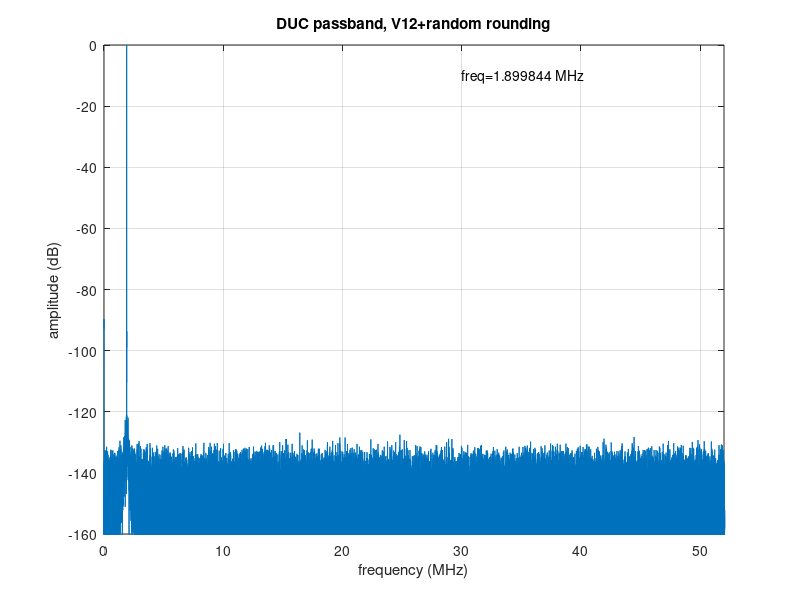
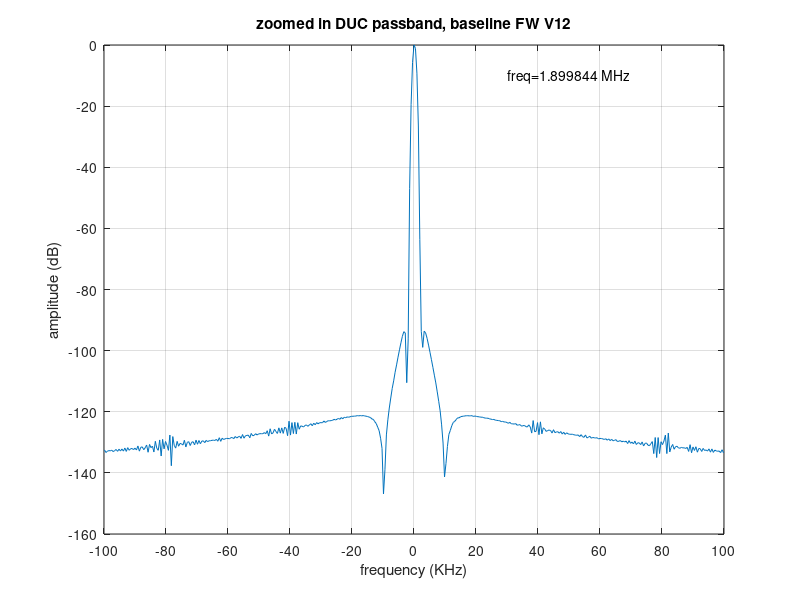

These figures' MATLAB source, in order:
pkg load signal
clear all;
close all;
clc;


% load file; find length & sample rate
load('ducdata.txt');


%get X range, zero centred FFT
%freqvalues is the freq in MHz of each FFT bin
N=length(ducdata);
fs=122880000;
freqvalues = (-N/2:N/2-1)*(fs/N)*1e-6;

%window and FFT the data
window = blackmanharris(N);
%window = hanning(N);
windoweddata = window.*ducdata;
result = fft(windoweddata);
result = fftshift(result);

%convert to dB, 0dB=top
absolute = abs(result);

% get a 1 sided vector, stareting at DC
absolute1sided=absolute(N/2:N-1);
freqvalues1sided=freqvalues(N/2:N-1);
[largest, index]=max(absolute1sided);
ampl_dB = 20*log10(absolute1sided/largest);
freqoflargest=freqvalues1sided(index);

%plot result
figure(1);
plot(freqvalues1sided, ampl_dB);
yticks(-200:10:0);

xlabel("frequency");
ylabel("amplitude");
xticks (0:10:50);
yticks (-160:20:0);
xlim([0 52]);
ylim([-160 0]);
xlabel("frequency (MHz)");
ylabel("amplitude (dB)");
title('DUC passband, V12+random rounding');
text(30, -10,sprintf("freq=%f MHz", freqoflargest));
grid on;

% now work out a zoomed in view +/-XKHz either side of largest
% extent = amount either side, in Hz
fftbinwidth = fs/N;
extent = 100000;
extent_bins=extent/fftbinwidth;
freq_zoomed = (freqvalues1sided(index-extent_bins:index+extent_bins) - freqoflargest)*1000;
ampl_dB_zoomed = ampl_dB(index-extent_bins:index+extent_bins);

%plot zoomed result
figure(2);
plot(freq_zoomed, ampl_dB_zoomed);
yticks(-200:10:0);

xlabel("frequency");
ylabel("amplitude");
xticks (-100:20:100);
yticks (-160:20:0);
ylim([-160 0]);
xlabel("frequency (KHz)");
ylabel("amplitude (dB)");
title('zoomed in DUC passband, baseline FW V12');
text(30, -10,sprintf("freq=%f MHz", freqoflargest));
grid on;
